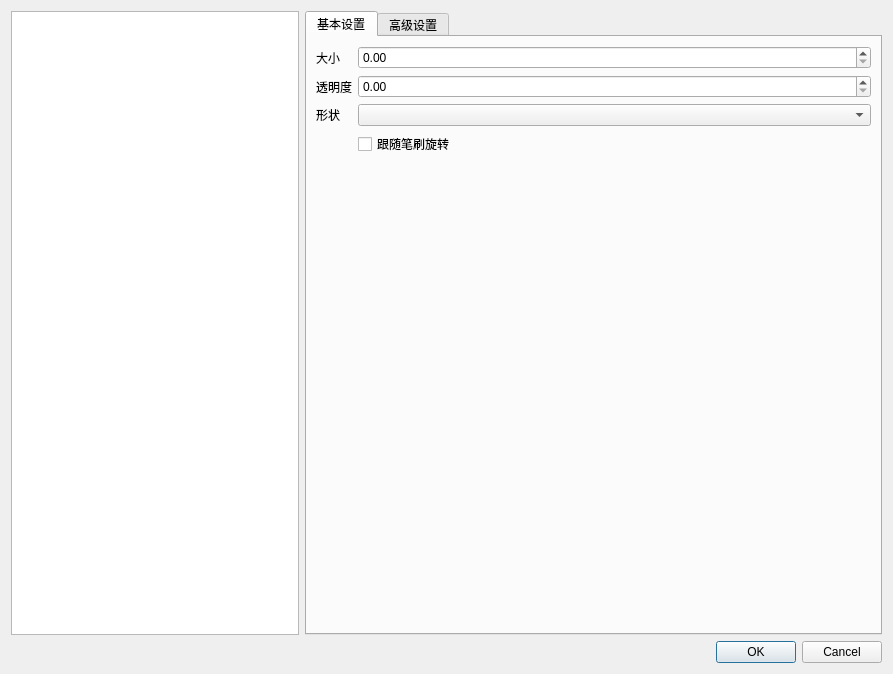
<?xml version="1.0" encoding="UTF-8"?>
<ui version="4.0">
 <class>PlpPenEditingDialog</class>
 <widget class="QDialog" name="PlpPenEditingDialog">
  <property name="geometry">
   <rect>
    <x>0</x>
    <y>0</y>
    <width>893</width>
    <height>674</height>
   </rect>
  </property>
  <property name="windowTitle">
   <string>笔刷编辑</string>
  </property>
  <layout class="QVBoxLayout" name="verticalLayout">
   <item>
    <layout class="QHBoxLayout" name="horizontalLayout" stretch="1,2">
     <item>
      <widget class="QListWidget" name="listWidget"/>
     </item>
     <item>
      <widget class="QTabWidget" name="tabWidget">
       <property name="currentIndex">
        <number>0</number>
       </property>
       <widget class="QWidget" name="tabBasic">
        <attribute name="title">
         <string>基本设置</string>
        </attribute>
        <layout class="QFormLayout" name="formLayout">
         <item row="0" column="0">
          <widget class="QLabel" name="label">
           <property name="text">
            <string>大小</string>
           </property>
          </widget>
         </item>
         <item row="0" column="1">
          <widget class="QDoubleSpinBox" name="sizev"/>
         </item>
         <item row="1" column="0">
          <widget class="QLabel" name="label_2">
           <property name="text">
            <string>透明度</string>
           </property>
          </widget>
         </item>
         <item row="1" column="1">
          <widget class="QDoubleSpinBox" name="alphav"/>
         </item>
         <item row="2" column="0">
          <widget class="QLabel" name="label_3">
           <property name="text">
            <string>形状</string>
           </property>
          </widget>
         </item>
         <item row="2" column="1">
          <widget class="QComboBox" name="comboBox"/>
         </item>
         <item row="3" column="1">
          <widget class="QCheckBox" name="checkBox">
           <property name="text">
            <string>跟随笔刷旋转</string>
           </property>
          </widget>
         </item>
         <item row="4" column="1">
          <spacer name="verticalSpacer">
           <property name="orientation">
            <enum>Qt::Vertical</enum>
           </property>
           <property name="sizeHint" stdset="0">
            <size>
             <width>20</width>
             <height>40</height>
            </size>
           </property>
          </spacer>
         </item>
        </layout>
       </widget>
       <widget class="QWidget" name="tabAdvanced">
        <attribute name="title">
         <string>高级设置</string>
        </attribute>
        <layout class="QVBoxLayout" name="verticalLayout_4"/>
       </widget>
      </widget>
     </item>
    </layout>
   </item>
   <item>
    <widget class="QDialogButtonBox" name="buttonBox">
     <property name="orientation">
      <enum>Qt::Horizontal</enum>
     </property>
     <property name="standardButtons">
      <set>QDialogButtonBox::Cancel|QDialogButtonBox::Ok</set>
     </property>
    </widget>
   </item>
  </layout>
 </widget>
 <resources/>
 <connections>
  <connection>
   <sender>buttonBox</sender>
   <signal>accepted()</signal>
   <receiver>PlpPenEditingDialog</receiver>
   <slot>accept()</slot>
   <hints>
    <hint type="sourcelabel">
     <x>248</x>
     <y>254</y>
    </hint>
    <hint type="destinationlabel">
     <x>157</x>
     <y>274</y>
    </hint>
   </hints>
  </connection>
  <connection>
   <sender>buttonBox</sender>
   <signal>rejected()</signal>
   <receiver>PlpPenEditingDialog</receiver>
   <slot>reject()</slot>
   <hints>
    <hint type="sourcelabel">
     <x>316</x>
     <y>260</y>
    </hint>
    <hint type="destinationlabel">
     <x>286</x>
     <y>274</y>
    </hint>
   </hints>
  </connection>
 </connections>
</ui>
